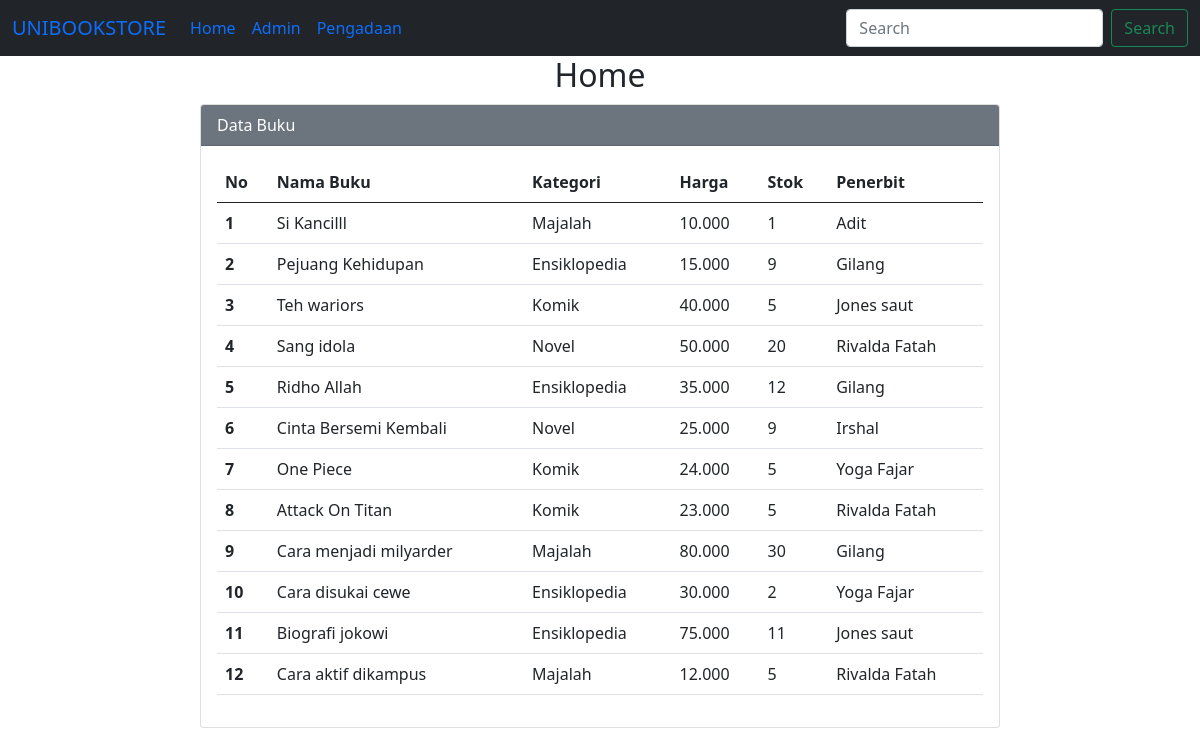
The page / on the database its author committed.
### tables this page shows
CREATE TABLE `buku` (
  `id` int(11) NOT NULL,
  `id_penerbit` int(11) NOT NULL,
  `kategori` varchar(50) NOT NULL,
  `nama_buku` varchar(50) NOT NULL,
  `harga` varchar(50) NOT NULL,
  `stok` varchar(50) NOT NULL
);

CREATE TABLE `penerbit` (
  `id` int(11) NOT NULL,
  `nama_penerbit` varchar(50) NOT NULL,
  `alamat` varchar(50) NOT NULL,
  `kota` varchar(50) NOT NULL,
  `no_telepon` varchar(20) NOT NULL
);

### index.php (the view, shortened to what this page needs)
<?php
require "koneksi.php";
?>
<!DOCTYPE html>
<html lang="en">
    <link href="https://cdn.jsdelivr.net/npm/bootstrap@5.0.0-beta2/dist/css/bootstrap.min.css" rel="stylesheet">
</head>
<body>
<nav class="navbar navbar-expand-lg bg-dark sticky-sm-top">
  <div class="container-fluid">
    <a class="navbar-brand" href="#">UNIBOOKSTORE</a>
    <div class="collapse navbar-collapse" id="navbarSupportedContent">
      <ul class="navbar-nav me-auto mb-2 mb-lg-0">
        <li class="nav-item">
          <a class="nav-link active" aria-current="page" href="index.php">Home</a>
        </li>
        <li class="nav-item">
          <a class="nav-link" href="admin.php">Admin</a>
        </li>
        <li class="nav-item">
          <a class="nav-link" href="pengadaan.php">Pengadaan</a>
        </li>
        </ul>
        <form method="GET" action="" class="d-flex" role="search">
        <input class="form-control me-2" name="cari" type="text" placeholder="Search" aria-label="Search">
        <button class="btn btn-outline-success" type="submit">Search</button>
      </form>
    </div>
  </div>
</nav>
<h2 text align="center">Home</h2>
     <div class="mx-auto">
     <div class="card">
            <div class="card-header text-white bg-secondary">
                Data Buku
            </div>
            <div class="card-body">
                <table class="table">
                    <thead>
                    <tr>
            <th scope="col">No</th>
            <th scope="col">Nama Buku</th>
            <th scope="col">Kategori</th>
            <th scope="col">Harga</th>
            <th scope="col">Stok</th>
            <th scope="col">Penerbit</th>
        </tr>
    </thead>
    <tbody>
        <?php
        $sql = "SELECT buku.id, buku.nama_buku, buku.kategori, buku.harga, buku.stok, penerbit.nama_penerbit
                FROM buku
                LEFT JOIN penerbit ON buku.id_penerbit = penerbit.id";
        $result = mysqli_query($koneksi, $sql);
        $urut = 1;
        while ($row = mysqli_fetch_array($result)) {
            $nama_buku = $row['nama_buku'];
            $kategori = $row['kategori'];
            $harga = $row['harga'];
            $stok = $row['stok'];
            $nama_penerbit = $row['nama_penerbit'];
        ?>
            <tr>
                <th scope="row"><?php echo $urut++ ?></th>
                <td scope="row"><?php echo $nama_buku ?></td>
                <td scope="row"><?php echo $kategori ?></td>
                <td scope="row"><?php echo $harga ?></td>
                <td scope="row"><?php echo $stok ?></td>
                <td scope="row"><?php echo $nama_penerbit ?></td>
            </tr>
        <?php
        }
        ?>
                    </tbody>
                </table>
            </div>
        </div>
    </div>
</body>
</html>

### index.php (style rules this page uses)
.mx-auto { width: 800px }
.card { margin-top: 10px; }

### rows shown on the page
buku: nama_buku "Si Kancilll", kategori "Majalah", harga "10.000", stok "1", id_penerbit.nama_penerbit "Adit"
buku: nama_buku "Pejuang Kehidupan", kategori "Ensiklopedia", harga "15.000", stok "9", id_penerbit.nama_penerbit "Gilang"
buku: nama_buku "Teh wariors", kategori "Komik", harga "40.000", stok "5", id_penerbit.nama_penerbit "Jones saut"
buku: nama_buku "Sang idola", kategori "Novel", harga "50.000", stok "20", id_penerbit.nama_penerbit "Rivalda Fatah"
buku: nama_buku "Ridho Allah", kategori "Ensiklopedia", harga "35.000", stok "12", id_penerbit.nama_penerbit "Gilang"
buku: nama_buku "Cinta Bersemi Kembali", kategori "Novel", harga "25.000", stok "9", id_penerbit.nama_penerbit "Irshal"
buku: nama_buku "One Piece", kategori "Komik", harga "24.000", stok "5", id_penerbit.nama_penerbit "Yoga Fajar"
buku: nama_buku "Attack On Titan", kategori "Komik", harga "23.000", stok "5", id_penerbit.nama_penerbit "Rivalda Fatah"
buku: nama_buku "Cara menjadi milyarder", kategori "Majalah", harga "80.000", stok "30", id_penerbit.nama_penerbit "Gilang"
buku: nama_buku "Cara disukai cewe", kategori "Ensiklopedia", harga "30.000", stok "2", id_penerbit.nama_penerbit "Yoga Fajar"
buku: nama_buku "Biografi jokowi", kategori "Ensiklopedia", harga "75.000", stok "11", id_penerbit.nama_penerbit "Jones saut"
buku: nama_buku "Cara aktif dikampus", kategori "Majalah", harga "12.000", stok "5", id_penerbit.nama_penerbit "Rivalda Fatah"
